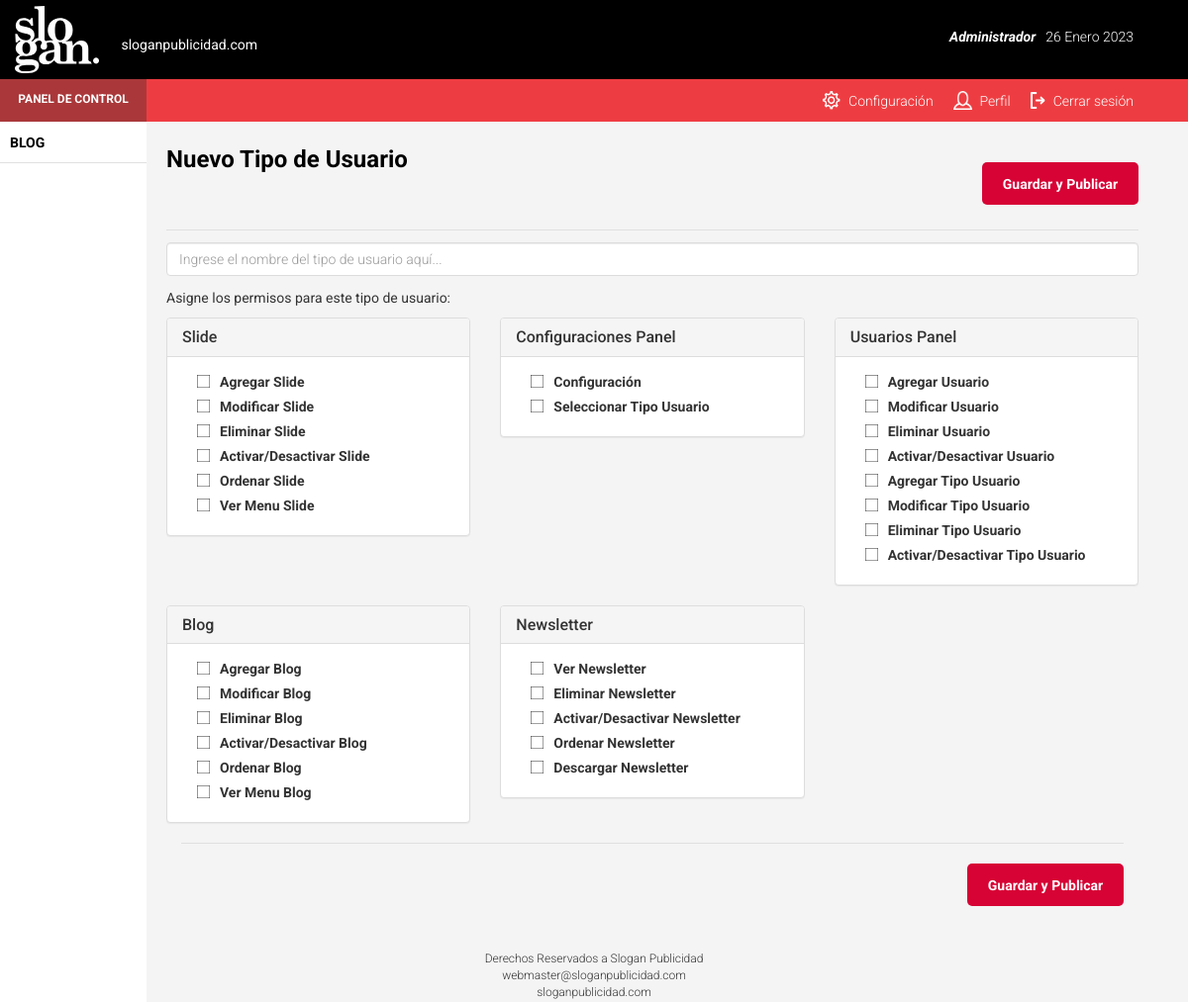
The app's page /panel/formtipousuario.php (signed in) with its own data.
### tables this page shows
CREATE TABLE `datosusuario` (
  `idusuario` int(11) NOT NULL,
  `nombre` varchar(255) NOT NULL,
  `email` varchar(255) NOT NULL,
  `telefono` varchar(255) NOT NULL,
  `token` varchar(255) NOT NULL
);

CREATE TABLE `seccionPermiso` (
  `idSeccionPermiso` int(3) NOT NULL,
  `nombreSeccion` varchar(100) NOT NULL
);

CREATE TABLE `permiso` (
  `idpermiso` int(11) NOT NULL,
  `nompermiso` varchar(255) NOT NULL,
  `clavepermiso` varchar(255) NOT NULL,
  `idSeccionPermiso` int(3) NOT NULL,
  `status` int(5) NOT NULL
);

### panel/clases/usuario.php (called while the page is built, shortened)
<?php
include_once('conexion.php');
include_once('tipousuario.php');
include_once('datosusuario.php');
class usuario
{
	var $idusuario;
	var $tiposusuario;
	function __construct($a = 0, $b = '', $c = '', $stat = 0, $idtipo = 0)
	{
		$this->idusuario=$a;
		$this->tiposusuario= new tipousuario($idtipo,'','');
		$this->tiposusuario->idtipousuario=$idtipo;
		$this->datosusuario= new datosusuario($a,'','','','');
	}
	function obtener_tipo_usuario()
	{
		$this->tiposusuario->obtener_tipousuario();
	}
	function obten_usuario()
	{
		$conexion=new conexion();
		$sql="select idusuario,nomusuario,password,status,idtipousuario from usuario where idusuario='".$this->idusuario."'";
		$conexion->ejecutar_sentencia($sql);
		while($row=$conexion -> fetchRow())
		{
			$this->idusuario=$row['idusuario'];
			$this->tiposusuario->idtipousuario=$row['idtipousuario'];
		}
	}
}
?>

### panel/clases/datosusuario.php (called while the page is built, shortened)
<?php
include_once('conexion.php');
class datosusuario
{
	var $idusuario;
	function __construct($id=0,$nom='',$mail='',$tel='')
	{
			$this->idusuario=$id;
	}
	function obtener_datos_usuario()
	{
		$con = new conexion();
		$sql="SELECT * FROM datosusuario WHERE idusuario='".$this->idusuario."';";
		$con->ejecutar_sentencia($sql);
		while($fila = $con -> fetchRow())
		{
			$this->nombre=$fila['nombre'];
		}
	}
	}
?>

### panel/clases/conexion.php (called while the page is built, shortened)
<?php
class conexion{
	var $host;
	var $user;
	var $password;
	var $bd;
	var $conexion;
	var $temporal;
	function __construct(){
		$this -> host 		= 'localhost';
		$this -> user 		= 'root';
		$this -> bd 		= 'proyecto';
		$this -> password 	='';
	}
	function conectar(){
		$this -> conexion = mysqli_connect($this -> host, $this -> user, $this -> password);
		mysqli_select_db($this -> conexion, $this -> bd);
	}
	function ejecutar_sentencia($consulta){
		$resultados = mysqli_query($this -> conexion, $consulta);
		if(preg_match('/insert/i', $consulta)){
			$resultados = mysqli_insert_id($this -> conexion);
			return $resultados;
			$this -> desconectar();
		}else{
			$this -> temporal = $resultados;
		}
	}
	function fetchRow(){
		$_response = mysqli_fetch_array($this -> temporal);
		return $_response;
	}
}
?>

### panel/clases/seguridad.php (called while the page is built, shortened)
<?php
include_once('conexion.php');
include_once('usuario.php');
include_once('permiso.php');
include_once('tiposusuarioxpermiso.php');
class seguridad
{
	var $usuario;
	var $permiso;
	var $tipousuarioxpermiso;
	function __construct()
	{
		$this->usuario= new usuario('','','','','');
		$this->permiso= new permiso('','','','');
		$this->tipousuarioxpermiso= new tiposusuarioxpermiso(0,0);
	}
	function valida_permiso_usuario($idusuario, $clavepermiso)
	{
		$this->usuario->idusuario=$idusuario;
		$this->permiso->clavepermiso=$clavepermiso;
		$this->usuario->obten_usuario();
		$this->usuario->obtener_tipo_usuario();
		$this->permiso->obtener_permisoclave();
		$this->tipousuarioxpermiso->idtipousuario=$this->usuario->tiposusuario->idtipousuario;
		$this->tipousuarioxpermiso->idpermiso=$this->permiso->idpermiso;
	return $this->tipousuarioxpermiso->existe_rol_permiso();
	}
}
?>

### panel/clases/tipousuario.php (called while the page is built, shortened)
<?php
include_once('conexion.php');
class tipousuario
{
  var $idtipousuario;
  function __construct($a=0,$b='',$stat=0)
  {
	  $this->idtipousuario=$a;
	  $this->nomtipousuario=$b;
  }
  function obtener_tipousuario()
  {
	  $sql="select idtipousuario, nomtipousuario, status from tiposusuario where idtipousuario='".$this->idtipousuario."'";
	  $con=new conexion();
	  $con->ejecutar_sentencia($sql);
	  while ($fila = $con -> fetchRow())
	  {
		  $this->idtipousuario=$fila['idtipousuario'];
	  }
  }
}
?>

### panel/clases/permiso.php (called while the page is built, shortened)
<?php
include_once('conexion.php');
class permiso
{
	  var $clavepermiso;
	  function __construct($idp = 0,$nomp = '',$clavep = '', $idSeccionPermiso = 0, $stat = 0)
	  {
		  $this -> clavepermiso = $clavep;
	  }
	function obtener_permisoclave()
	{
	  $sql="select idpermiso from permiso where clavepermiso='".$this->clavepermiso."';";
	  $con= new conexion();
	  $con->ejecutar_sentencia($sql);
	  while ($fila=$con -> fetchRow())
	  {
		$this->idpermiso=$fila['idpermiso'];
	  }
	}
	function listado_permiso($idseccion = 0){
	  ($idseccion != 0) ? $pedazo = ' AND permiso.idSeccionPermiso = '.$idseccion : $pedazo = ' ORDER BY permiso.idSeccionPermiso';
	  $resultados=array();
	  $sql="SELECT permiso.*, seccionPermiso.nombreSeccion FROM permiso, seccionPermiso WHERE seccionPermiso.idSeccionPermiso = permiso.idSeccionPermiso  ".$pedazo."";
	  $con=new conexion();
	  $con->ejecutar_sentencia($sql);
	  while($fila=$con -> fetchRow())
	  {
		$registro=array();
		$registro['idpermiso']=$fila['idpermiso'];
		$registro['nompermiso']=$fila['nompermiso'];
		$registro['clavepermiso']=$fila['clavepermiso'];
		$registro['idSeccionPermiso'] = $fila['idSeccionPermiso'];
		$registro['nombreSeccion'] = $fila['nombreSeccion'];
		$registro['status']=$fila['status'];
		array_push($resultados, $registro);
	  }
	  return $resultados;
	}
	function listarSecciones(){
		$temporal = array();
		$con = new conexion();
		$sql = "SELECT * FROM seccionPermiso";
		$con -> ejecutar_sentencia($sql);
		while($row = $con -> fetchRow()){
			$registro['idSeccionPermiso'] = $row['idSeccionPermiso'];
			$registro['nombreSeccion'] = $row['nombreSeccion'];
			array_push($temporal, $registro);
		}
		return $temporal;
	}
}
?>

### panel/clases/tiposusuarioxpermiso.php (called while the page is built, shortened)
<?php
include_once('conexion.php');
class tiposusuarioxpermiso
{
var $idtipousuario;
var $idpermiso;
function __construct($idtipousuario=0,$idpermiso=0)
{
$this->idtipousuario=$idtipousuario;
$this->idpermiso=$idpermiso;
}
function existe_rol_permiso()
{
$bandera=0;
$con=new conexion();
$sql='select idpermiso,idtipousuario from tipousuarioxpermiso where idtipousuario="'.$this->idtipousuario.'" and idpermiso="'.$this->idpermiso.'"';
$con->ejecutar_sentencia($sql);
while ($fila = $con -> fetchRow())
{
$bandera=1;
}
return $bandera;
}
}
?>

### panel/formtipousuario.php (the view, shortened to what this page needs)
<?php
    include_once('clases/tipousuario.php');
    include_once('clases/permiso.php');
    include_once('clases/tiposusuarioxpermiso.php');
    include_once('clases/seguridad.php');
    $seguridad = new seguridad();
    $seguridad->candado();
    if(isset($_REQUEST['idtipousuario'])){
        $id = $_REQUEST['idtipousuario'];
        $operacion = 'modificartipousuario';
        $palabra = 'Editar Tipo de Usuario';
    }
    else{
        $operacion = 'agregartipousuario';
        $palabra = 'Nuevo Tipo de Usuario';
    }
    $permiso= new permiso();
    $secciones = $permiso -> listarSecciones();
    $clave='ModTipoUser';
?>
<!DOCTYPE html>
<html lang="es">
    <head>
        <?php include 'head.php';?>
    </head>
    <body>
         <header>
            <?php include 'header.php';?>
        </header>
        <div id="wrapper" class="wrapper-movil">
            <?php include 'menu.php';?>
            <div id="page-content-wrapper">
                <div class="page-content inset">
                    <div class="row rowedit">
                        <div class="col-lg-6 col-md-6 col-sm-12 col-xs-12">
                            <p class="titulo"><?php echo $palabra;?></p>
                        </div>
                        <form id="form-validation" action="operaciones.php" method="post" name="form1" onsubmit="return validar_campos_tipo()">
                            <div class="col-lg-6 col-md-6 col-sm-12 col-xs-12">
                                <button type="submit" <?php if($seguridad->valida_permiso_usuario($_SESSION['idusuario'],$clave)==0) echo ' disabled ';?> name="operaciones" value="<?php echo $operacion; ?>" class="buttonguardar">Guardar y Publicar</button>
                            </div>
                            <div class="col-lg-12 col-md-12 col-sm-12 col-xs-12">
                                <hr class="hrmenu">
                            </div>
                            <div class="clearfix"></div>
                            <div class="col-lg-12 col-md-12 col-sm-12 col-xs-12">
                                <div id="titulo" class="form-group espacios">
                                    <input type="text" name="titulo" class="form-control" placeholder="Ingrese el nombre del tipo de usuario aquí..." value="<?=$temporal->nomtipousuario?>"></input>
                                </div>
                                <p class="subitulo">Asigne los permisos para este tipo de usuario:</p>
                                <div class="row">
                                    <?php
                                    $cont = 1;
                                    foreach ($secciones as $seccion) {
                                        $permisoxseccion = $permiso -> listado_permiso($seccion['idSeccionPermiso']);
                                        if($cont == 3){
                                            $clear = '<div class="clearfix"></div>';
                                            $cont = 0;
                                        }else{
                                            $clear = '';
                                        }
                                    ?>
                                        <div class="col-md-4 col-sm-12 col-xs-12">
                                            <div class="panel panel-default">
                                                <div class="panel-heading">
                                                    <h3 class="panel-title"><?=$seccion['nombreSeccion']?></h3>
                                                </div>
                                                <div class="panel-body">
                                                <?php
                                                foreach ($permisoxseccion as $perm) {
                                                ?>  <div>
                                                        <label for="<?=$perm['idpermiso']?>"><span></span><?=$perm['nompermiso']?></label>
                                                    </div>
                                                <?php
                                                }
                                                ?>
                                                </div>
                                            </div>
                                        </div>
                                        <?=$clear?>
                                    <?php
                                    $cont ++;
                                    }
                                    ?>
                                </div>
                                <div class="col-lg-12 col-md-12 col-sm-12 col-xs-12">
                                    <hr class="hrmenu">
                                </div>
                                <div class="clearfix"></div>
                                <div class="col-lg-12 col-md-12 col-sm-12 col-xs-12">
                                    <button type="submit" <?php if($seguridad->valida_permiso_usuario($_SESSION['idusuario'],$clave)==0) echo ' disabled ';?> name="operaciones" value="<?php echo $operacion; ?>" class="buttonguardar">Guardar y Publicar</button>
                                </div>
                            </div>
                        </form>
                    </div>
                </div>
            </div>
        </div>
    </body>
    <footer id="footer">
        <?php include 'footer.php';?>
    </footer>
</html>

### panel/header.php (shortened to what this page needs)
<div class="styled-large">
       <div id="navBlack" class="jumbotron navbar-fixed-top">
           <div class="col-lg-4 col-md-4">
               <img id="imgLogo" class="imgNavBlack" src="img/Slogan_logo.svg">
               <span id="urlLocker">sloganpublicidad.com</span>
           </div>
           <div class="col-lg-8 col-md-8">
               <p id="fecha">
               	<?php
		$meses = array("Enero","Febrero","Marzo","Abril","Mayo","Junio","Julio","Agosto","Septiembre","Octubre","Noviembre","Diciembre");
			echo date('d')." ".$meses[date('n')-1]. " ".date('Y') ;
	?>
               </p>
               <span id="username"><?php echo $usuario->datosusuario->nombre;?></span>
           </div>
       </div>
       <div id="navBlue" class="jumbotron navbar-fixed-top">
           <div class="col-lg-2">
               <div id="barraazul">
                   <p id="panel">PANEL DE CONTROL</p>
               </div>
           </div>
           <div class="col-lg-10">
               <ul id="ulmenu">
                   <li onClick="cerrarsesion(<?=$idusuario?>)" id="li1"><img src="img/exit.png" width="15" height="17" class="imgresources"><span class="letras">Cerrar sesión</span></li>
                   <li id="user" class="limenu userr"><img src="img/user.png" width="19" height="19" class="imgresources"><span class="letras">Perfil</span></li>
                   <li <?php if($seguridad->valida_permiso_usuario($_SESSION['idusuario'],$conf)==0) echo ' style="display:none" ';?> id="settings" class="limenu settingss"><img src="img/tuerca.png" width="18" height="19" class="imgresources"><span class="letras">Configuración</span></li>
               </ul>
           </div>
       </div>
   </div>

### records on screen
datosusuario: nombre "Administrador"
seccionpermiso: nombreSeccion "Slide"
permiso: nompermiso "Agregar Slide"
permiso: nompermiso "Modificar Slide"
permiso: nompermiso "Eliminar Slide"
permiso: nompermiso "Activar/Desactivar Slide"
permiso: nompermiso "Ordenar Slide"
permiso: nompermiso "Ver Menu Slide"
seccionpermiso: nombreSeccion "Configuraciones Panel"
permiso: nompermiso "Configuración"
permiso: nompermiso "Seleccionar Tipo Usuario"
seccionpermiso: nombreSeccion "Usuarios Panel"
permiso: nompermiso "Agregar Usuario"
permiso: nompermiso "Modificar Usuario"
permiso: nompermiso "Eliminar Usuario"
permiso: nompermiso "Activar/Desactivar Usuario"
permiso: nompermiso "Agregar Tipo Usuario"
permiso: nompermiso "Modificar Tipo Usuario"
permiso: nompermiso "Eliminar Tipo Usuario"
permiso: nompermiso "Activar/Desactivar Tipo Usuario"
seccionpermiso: nombreSeccion "Blog"
permiso: nompermiso "Agregar Blog"
permiso: nompermiso "Modificar Blog"
permiso: nompermiso "Eliminar Blog"
permiso: nompermiso "Activar/Desactivar Blog"
permiso: nompermiso "Ordenar Blog"
permiso: nompermiso "Ver Menu Blog"
seccionpermiso: nombreSeccion "Newsletter"
permiso: nompermiso "Ver Newsletter"
permiso: nompermiso "Eliminar Newsletter"
permiso: nompermiso "Activar/Desactivar Newsletter"
permiso: nompermiso "Ordenar Newsletter"
permiso: nompermiso "Descargar Newsletter"

### other values on screen
$palabra "Nuevo Tipo de Usuario"
